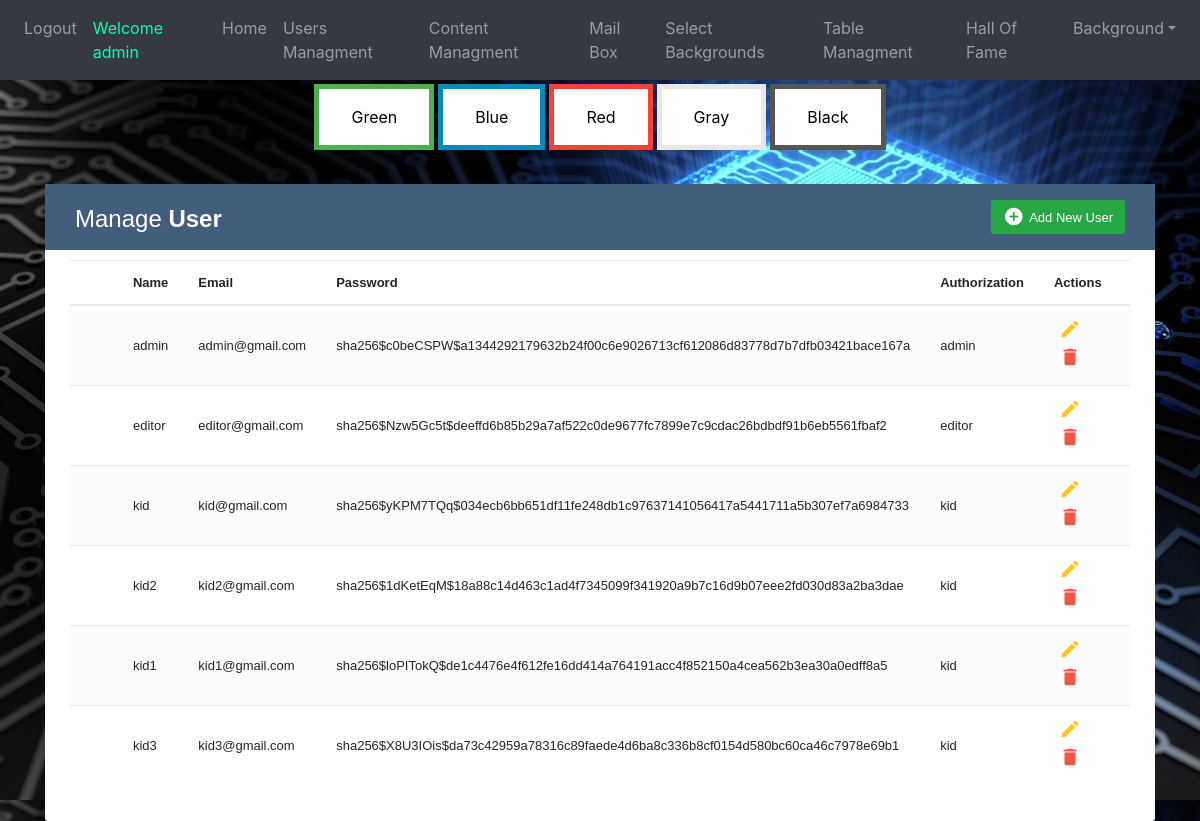
/userManagment (signed in), run on an earlier commit of the app's database.
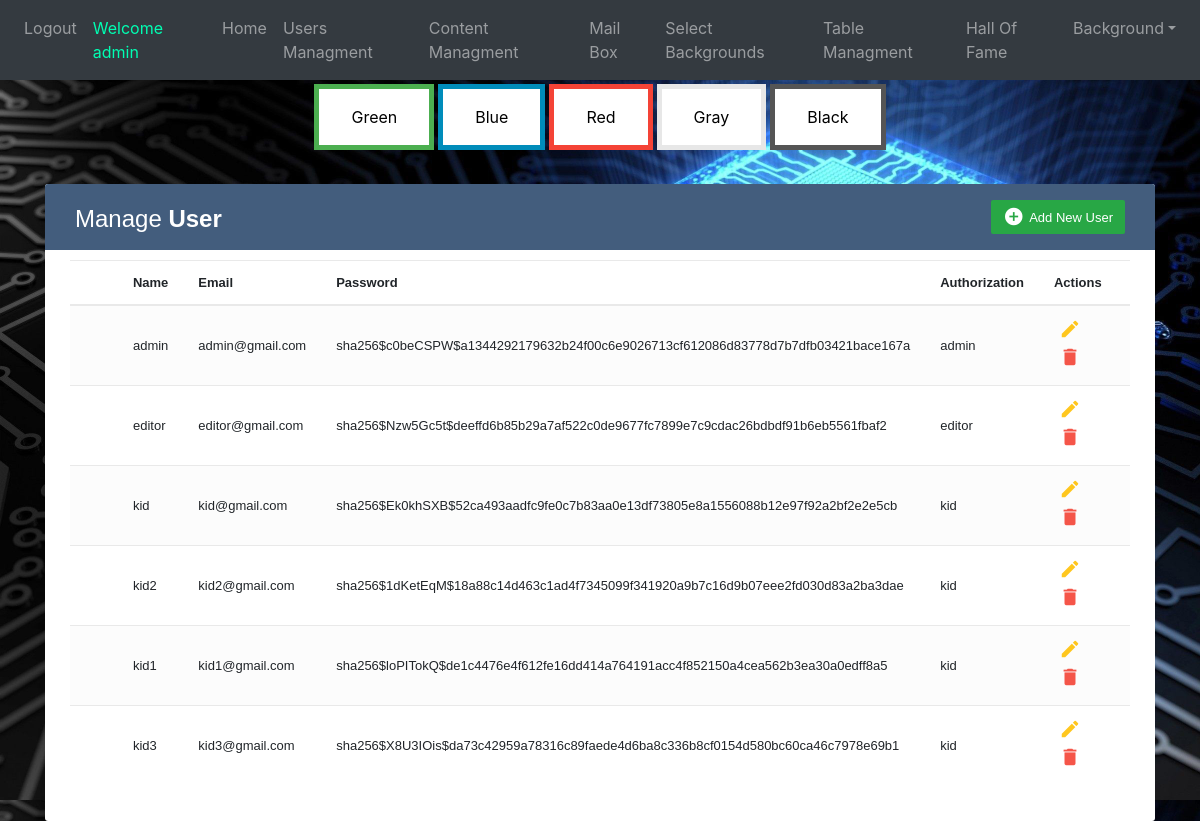
And on a later commit of the database.
### website/models.py (models this page shows)
class User(db.Model, UserMixin):
    id = db.Column(db.Integer, primary_key=True)
    email = db.Column(db.String(150), unique=True)
    password = db.Column(db.String(150))
    first_name = db.Column(db.String(150))
    auth = db.Column(db.String(50))
    background = db.Column(db.String(100))
    scores = db.relationship('Score')

### website/views.py (the view, shortened to what this page needs)
@views.route('/userManagment', methods=['GET', 'POST'])
@login_required
def userManagment():
    back=Background.query.all()
    if current_user.auth=="admin":
        users = User.query.all()
        return render_template("userManagment.html", user= current_user ,alluser=users,background=back)
    elif current_user.auth=="kid":
        flash("No Permission to current user to enter admin page.", category='error')
        return render_template("kidPage.html", user=current_user,background=back)
    else:
        flash("No Permission to current user to enter admin page.", category='error')
        return render_template("editorPage.html", user=current_user,background=back)

### website/__init__.py (called while the page is built)
def create_app():
    app = Flask(__name__)
    app.config['SECRET_KEY'] = 'hjshjhdjah kjshkjdhjs'
    app.config['SQLALCHEMY_DATABASE_URI'] = f'sqlite:///{DB_NAME}'
    db.init_app(app)
    from .views import views
    from .auth import auth
    app.register_blueprint(auth, url_prefix='/')
    app.register_blueprint(views, url_prefix='/')
    from .models import User
    create_database(app)
    login_manager = LoginManager()
    login_manager.login_view = 'auth.login'
    login_manager.init_app(app)
    @login_manager.user_loader
    def load_user(id):
        return User.query.get(int(id))
    return app

### website/templates/userManagment.html (shortened to what this page needs)
{% extends "base.html" %} {% block title %}userManagment{% endblock %} {% block content
    %}
    <!DOCTYPE html>
    <html lang="en">
    <head>
        <link rel="stylesheet" href="https://stackpath.bootstrapcdn.com/bootstrap/4.5.0/css/bootstrap.min.css">
        <link rel="stylesheet" href="https://maxcdn.bootstrapcdn.com/font-awesome/4.7.0/css/font-awesome.min.css">
    </head>
    <body_table>
        <div class="container-xl">
            <div class="table-responsive">
                <div class="table-wrapper">
                    <div class="table-title">
                        <div class="row">
                            <div class="col-sm-6">
                                <h2>Manage <b>User</b></h2>
                            </div>
                            <div class="col-sm-6">
                                <a href="#addEmployeeModal" onClick="add_click(this.id)" class="btn btn-success" data-toggle="modal">
                                    <i class="material-icons">&#xE147;</i> <span>Add New User</span></a>
                            </div>
                        </div>
                    </div>
                    <table class="table table-striped table-hover">
                        <thead>
                            <tr>
                                <th>
                                </th>
                                <th>Name</th>
                                <th>Email</th>
                                <th>Password</th>
                                <th>Authorization</th>
                                <th>Actions</th>
                            </tr>
                        </thead>
                        <tbody>
                            {%for us in alluser%}
                            <tr>
                                <td>
                                </td>
                                <td>{{us.first_name}}</td>
                                <td>{{us.email}}</td>
                                <td>{{us.password}}</td>
                                <td>{{us.auth}}</td>
                                <td>
                                    <a href="#editEmployeeModal"  class="edit" data-toggle="modal">
                                        <i id={{us.id}} class="material-icons"
                                        onClick="edit_click(this.id,'{{us.first_name}}','{{us.email}}','{{us.auth}}')" data-toggle="tooltip" title="Edit">&#xE254;</i></a>
                                    <a href="#deleteEmployeeModal" class="delete" data-toggle="modal"><i id={{us.id}} class="material-icons" onClick="delete_click(this.id)" data-toggle="tooltip" title="Delete">&#xE872;</i></a>
                                </td>
                            </tr>
                            {%endfor%}
                        </tbody>
                    </table>
                </div>
            </div>
        </div>
    </body_table>
</html>
{% endblock %}

### website/templates/base.html (shortened to what this page needs)
<!DOCTYPE html>
<html>
  <head>
    <link
      rel="stylesheet"
      href="https://stackpath.bootstrapcdn.com/bootstrap/4.4.1/css/bootstrap.min.css"
    />
    <link
      rel="stylesheet"
      href="https://stackpath.bootstrapcdn.com/font-awesome/4.7.0/css/font-awesome.min.css"
    />
  </head>
  <body>
    <nav class="navbar navbar-expand-lg navbar-dark bg-dark">
      <div class="collapse navbar-collapse" id="navbar">
        <div class="navbar-nav">
          {% if user.is_authenticated %}
          <a class="nav-item nav-link" onmouseover="logOutSound()" id="logout" href="/logout">Logout</a>
          <a class="nav-item nav-link" style="color: rgb(0, 255, 179);">Welcome {{user.first_name}}</a>
            {% if user.auth=="admin" %}
            <a class="nav-item nav-link" id="managment" href="/adminPage">Home</a>
            <a class="nav-item nav-link" id="managment" href="/userManagment">Users Managment</a>
            <a class="nav-item nav-link" id="managment" href="/contentManagement">Content Managment</a>
            <a class="nav-item nav-link" id="managment" href="/mailBox">Mail Box</a>
            <a class="nav-item nav-link" id="managment" href="/selectBackgrounds">Select Backgrounds</a>
            <a class="nav-item nav-link" id="managment" href="/tableManagment">Table Managment</a>
            <a class="nav-item nav-link" id="managment" href="/hallOfFame">Hall Of Fame</a>
            {% endif %}
          <div class="nav-item dropdown">
            <a class="nav-link dropdown-toggle btnnavbar" href="#" id="navbarDropdownMenuLink" role="button" data-toggle="dropdown" aria-haspopup="true" aria-expanded="false" >Background</a>
          </div>
          {% else %}
          <a class="nav-item nav-link" id="login" href="/">Login</a>
          {% endif %}
        </div>
      </div>
    </nav>
    <div class="d-flex justify-content-center">
      <button class="button button1" onclick="BackGreen()">Green</button>
      <button class="button button2" onclick="BackBlue()">Blue</button>
      <button class="button button3" onclick="BackRed()">Red</button>
      <button class="button button4" onclick="BackGray()">Gray</button>
      <button class="button button5" onclick="BackBlack()">Black</button>
    </div>
    <div class="container-fluid">{% block content %} {% endblock %}</div>
  </body>
</html>

### website/templates/userManagment.html (style rules this page uses)
body_table { color: #566787; background: #f5f5f5; font-family: 'Varela Round', sans-serif; font-size: 13px; }
.table-responsive { margin: 30px 0; }
.table-wrapper { background: #fff; padding: 20px 25px; border-radius: 3px; min-width: 1000px; box-shadow: 0 1px 1px rgba(0,0,0,.05); }
.table-title { padding-bottom: 15px; background: #435d7d; color: #fff; padding: 16px 30px; min-width: 100%; margin: -20px -25px 10px; border-radius: 3px 3px 0 0; }
.table-title h2 { margin: 5px 0 0; font-size: 24px; }
.table-title .btn { color: #fff; float: right; font-size: 13px; border: none; min-width: 50px; border-radius: 2px; border: none; outline: none !important; margin-left: 10px; }
.table-title .btn i { float: left; font-size: 21px; margin-right: 5px; }
.table-title .btn span { float: left; margin-top: 2px; }
table.table tr th, table.table tr td { border-color: #e9e9e9; padding: 12px 15px; vertical-align: middle; }
table.table tr th:first-child { width: 60px; }
table.table tr th:last-child { width: 100px; }
table.table-striped tbody tr:nth-of-type(odd) { background-color: #fcfcfc; }
table.table td:last-child i { opacity: 0.9; font-size: 22px; margin: 0 5px; }
table.table td a { font-weight: bold; color: #566787; display: inline-block; text-decoration: none; outline: none !important; }
table.table td a.edit { color: #FFC107; }
table.table td a.delete { color: #F44336; }
table.table td i { font-size: 19px; }

What changed in the data, as far as the page shows it:
changed User "kid@gmail.com": password "sha256$yKPM7TQq$034ecb6bb651df11fe248db1c97637141056417a5441711a5b307ef7a6984733" → "sha256$Ek0khSXB$52ca493aadfc9fe0c7b83aa0e13df73805e8a1556088b12e97f92a2bf2e2e5cb"
